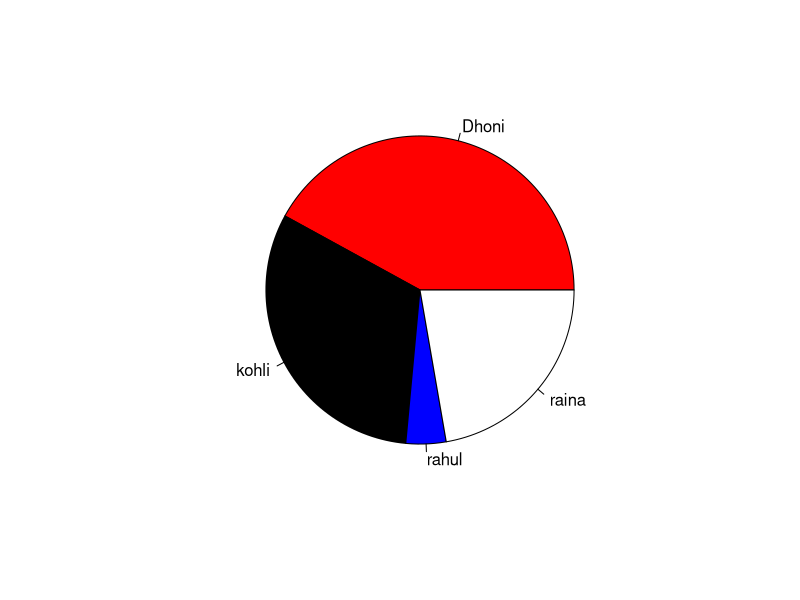

This chart was generated by the following R code:
x <- c(100, 75, 10, 53)
y<-c("red","black","blue","white")
labels <- c("Dhoni", "kohli", "rahul", "raina")
pie(x,labels,col=y)
